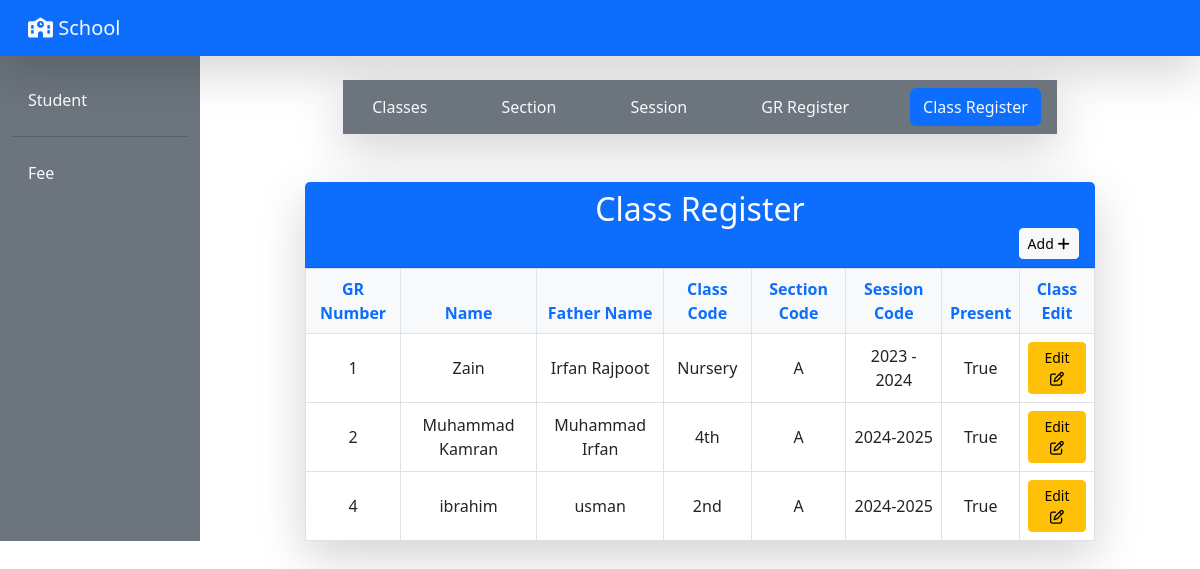
/class-register/, run on an earlier commit of the app's database.
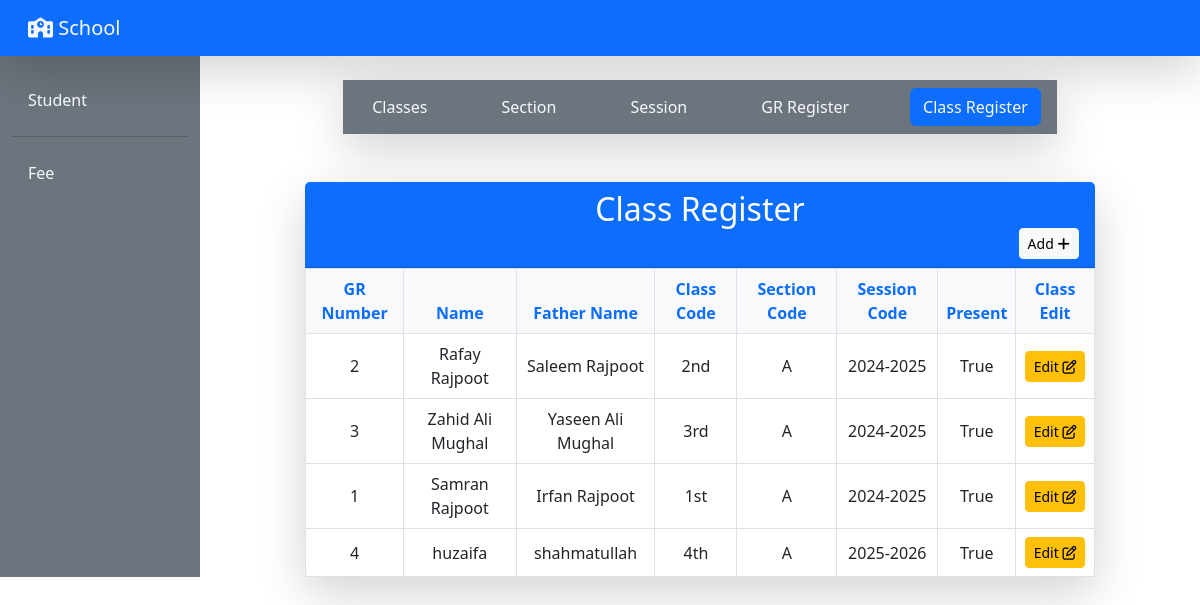
And on a later commit of the database.
### student/models.py (models this page shows, shortened)
class ClassRegister(models.Model):
    gr_number = models.ForeignKey(GRRegister, on_delete = models.CASCADE)
    class_code = models.ForeignKey(Classes, on_delete = models.CASCADE)
    section_code = models.ForeignKey(Section, on_delete = models.CASCADE)
    session_code = models.ForeignKey(Session, on_delete = models.CASCADE)
    present = models.BooleanField(default = True)

class GRRegister(models.Model):
    gr_number = models.IntegerField(primary_key = True)
    name = models.CharField(max_length = 100)
    father_name = models.CharField(max_length = 100)
    address = models.TextField()
    date_of_birth = models.DateField()
    date_of_admission = models.DateField()
    class_of_admission = models.ForeignKey(Classes, on_delete = models.CASCADE)
    last_school = models.CharField(max_length = 100, null = True, blank = True)
    concession_code = models.ForeignKey('fee.Concession', on_delete = models.CASCADE, null = True, blank = True)
    cell_number_1 = models.CharField(max_length = 15)
    cell_number_2 = models.CharField(max_length = 15, null = True, blank = True)
    location = models.CharField(max_length = 100)
    gender = models.CharField(max_length = 10, choices = [('Male', 'Male'), ('Female', 'Female')])
    class_of_removal = models.ForeignKey(Classes, null = True, blank = True, on_delete = models.CASCADE, related_name = 'removed_students')
    date_of_removal = models.DateField(null = True, blank = True)
    present = models.BooleanField(default = True)
    def __str__(self):
        return f"{self.gr_number}"

class Classes(models.Model):
    class_code = models.AutoField(primary_key = True)
    class_name = models.CharField(max_length = 200)
    def __str__(self):
        return f"{self.class_name}"

class Section(models.Model):
    section_code = models.AutoField(primary_key = True)
    section_name = models.CharField(max_length = 200)
    def __str__(self):
        return f"{self.section_name}"

class Session(models.Model):
    session_code = models.AutoField(primary_key = True)
    session_name = models.CharField(max_length = 200)
    def __str__(self):
        return f"{self.session_name}"

### student/views.py (the view)
# urls.py: path('class-register/', views.classRegister, name = 'class_register'),
def classRegister(request):
    class_register = ClassRegister.objects.all()
    return render(request, 'class_register/class_register.html', locals())

### student/templates/class_register/class_register.html (shortened to what this page needs)
{% extends 'front_pages/base2.html' %}
{% block my %}
    <div class="mt-5">
        <div class="row justify-content-center">
            <div class="col-md-10">
                <div class="card shadow-lg border-0">
                    <div class="card-header bg-primary text-white">
                        <h2 class="text-center mb-0">Class Register</h2>
                        <a class="btn btn-light btn-sm float-end" href="{% url 'class_register_add' %}">Add <i class="fa-solid fa-plus"></i></a>
                    </div>
                    <div class="card-body p-0">
                        <table class="table table-hover table-bordered mb-0">
                            <thead class="bg-light">
                                <tr class="text-center">
                                    <th class="text-primary">GR Number</th>
                                    <th class="text-primary">Name</th>
                                    <th class="text-primary">Father Name</th>
                                    <th class="text-primary">Class Code</th>
                                    <th class="text-primary">Section Code</th>
                                    <th class="text-primary">Session Code</th>
                                    <th class="text-primary">Present</th>
                                    <th class="text-primary">Class Edit</th>
                                </tr>
                            </thead>
                            <tbody>
                                {% for class_register in class_register %}
                                    <tr class="text-center align-middle">
                                        <td>{{ class_register.gr_number }}</td>
                                        <td>{{ class_register.gr_number.name }}</td>
                                        <td>{{ class_register.gr_number.father_name }}</td>
                                        <td>{{ class_register.class_code }}</td>
                                        <td>{{ class_register.section_code }}</td>
                                        <td>{{ class_register.session_code }}</td>
                                        <td>{{ class_register.present }}</td>
                                        <td><a class="btn btn-warning btn-sm" href="{% url 'class_register_edit' class_register.gr_number %}">Edit <i class="fa-regular fa-pen-to-square"></i></a></td>
                                    </tr>
                                {% endfor %}
                            </tbody>
                        </table>
                    </div>
                </div>
            </div>
        </div>
    </div>
{% endblock my %}

What changed in the data, as far as the page shows it:
removed ClassRegister: gr_number "1", gr_number.name "Zain", gr_number.father_name "Irfan Rajpoot", class_code "Nursery", section_code "A", session_code "2023 - 2024", present "True"
removed ClassRegister: gr_number "2", gr_number.name "Muhammad Kamran", gr_number.father_name "Muhammad Irfan", class_code "4th", section_code "A", session_code "2024-2025", present "True"
removed ClassRegister: gr_number "4", gr_number.name "ibrahim", gr_number.father_name "usman", class_code "2nd", section_code "A", session_code "2024-2025", present "True"
added ClassRegister: gr_number "2", gr_number.name "Rafay Rajpoot", gr_number.father_name "Saleem Rajpoot", class_code "2nd", section_code "A", session_code "2024-2025", present "True"
added ClassRegister: gr_number "3", gr_number.name "Zahid Ali Mughal", gr_number.father_name "Yaseen Ali Mughal", class_code "3rd", section_code "A", session_code "2024-2025", present "True"
added ClassRegister: gr_number "1", gr_number.name "Samran Rajpoot", gr_number.father_name "Irfan Rajpoot", class_code "1st", section_code "A", session_code "2024-2025", present "True"
added ClassRegister: gr_number "4", gr_number.name "huzaifa", gr_number.father_name "shahmatullah", class_code "4th", section_code "A", session_code "2025-2026", present "True"
